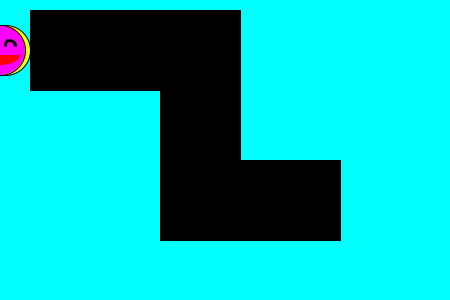
Frame 1 (no input)
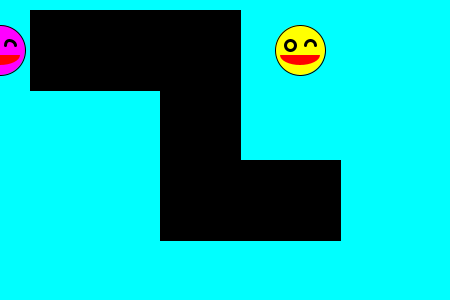
Frame 60 (the mouse pressed at the canvas centre just before this capture)
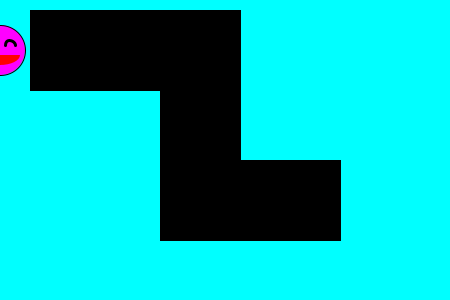
Frame 120 (the mouse held since frame 60 and released just before this capture)

The Processing sketch that drew these frames (run headless with seeded random() and noise(); from frame 60 on, the mouse is pressed at the canvas centre):

// Processing sketch: c4time
// ── c4time.pde
float a1, b1, vx1, vy1;
float a2, b2, vx2, vy2;
int oo1, oo2;
int frames = -5;  // 0.1 sec / frame
void setup() {
  size(450, 300);
  a1 = a2 = 0; b1 = b2 = 50; oo1 = 1; oo2 = 2;
  vx1 = 5; vy1 = vx2 = vy2 = 0.0; 
  frameRate(10);
}
void draw() {
  background(0, 255, 255);
  maze();
  if(frames > 0) frames++;
  if(frames == 40) {vx1 = 0; vy1 = 5;}
  else if (frames == 70){vx1 = 5; vy1 = 0;}
  else if (frames == 110){vx1 = 0; vy1 = 0;
                          vx2 = 5; vy2 = 0;}
  else if (frames == 150){vx2 = 0; vy2 = 5;}
  else if (frames == 180){vx2 = 5; vy2 = 0;}
  else if (frames == 220){vx2 = 0; vy2 = 0;}
  else if (frames > 300) exit();
  a1 += vx1; b1 += vy1;  a2 += vx2; b2 += vy2;  
  smile(a1,b1,oo1);
  smile(a2,b2,oo2);
}

// ── maze.pde
void maze(){
  fill(0);
  rect(30,10,210,80);
  rect(160,90,80,150);
  rect(240,160,100,80);
}
void mouseClicked(){
  frames = 1;
}

// ── smileFn.pde
void smile(float x, float y, int op){
  float d = 50;
  if(op == 0) fill(255); // white
  else if(op == 1) fill(255,255,0); // yellow
  else if(op == 2) fill(255,0,255); // violet
  else fill(0,255,255,0); // cyan
  circle(x,y,d);  // face
  strokeWeight(3);
  circle(x-0.2*d,y-0.1*d,0.2*d); // left eye
  noFill();
  arc(x+0.2*d,y-0.1*d,0.2*d,0.2*d,PI,2*PI); // right eye
  fill(255,0,0);
  noStroke();
  arc(x,y+0.1*d,0.8*d,0.4*d,0,PI); // mouse
  fill(255);    // return to default state
  strokeWeight(1); // return to default state
  stroke(0);
}
